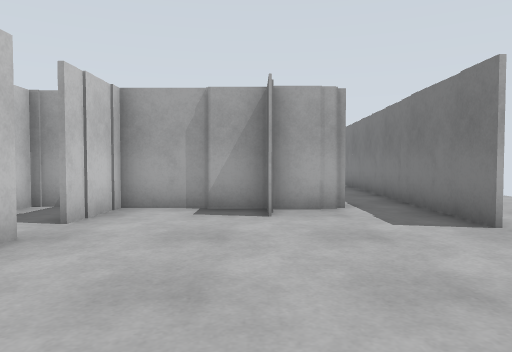
view 1 (above)

24 first-person views from a walk through a Gazebo world. The camera is 0.94 m above the floor, tilts 2° down and sees 70° across. The floor is counted in squares, 1 m on a side. Each view is taken from the middle of a square. On the plan, view 1 faces up. The plan holds only what a view shows up to about 13 squares ahead; the rest is blank. The place goes on beyond the plan.

view 2
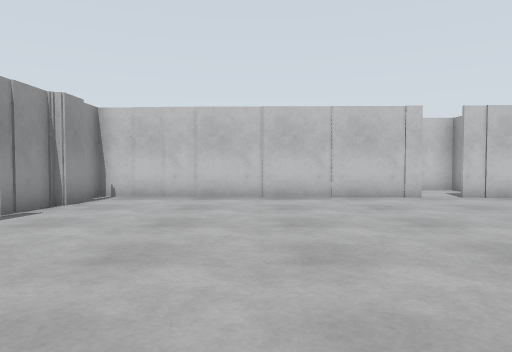

view 3
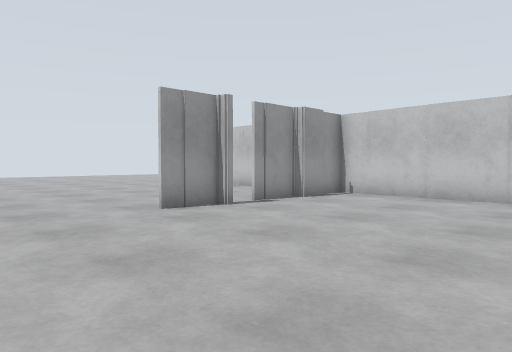

view 4
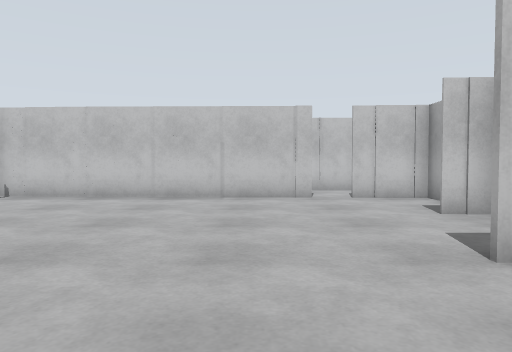

view 5
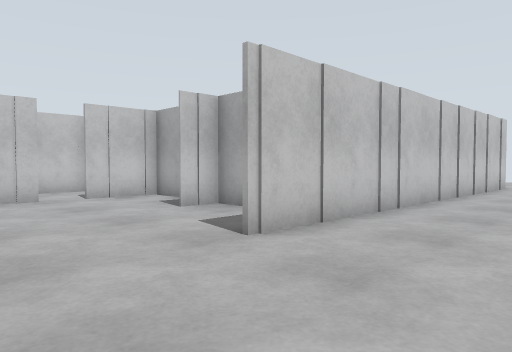

view 6
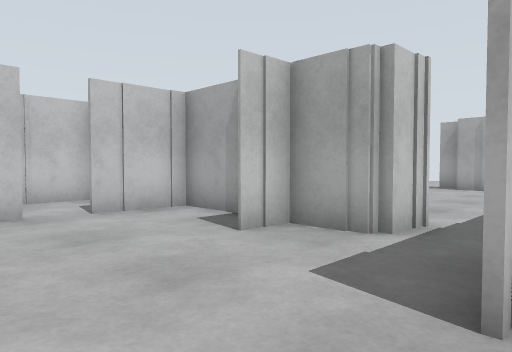

view 7
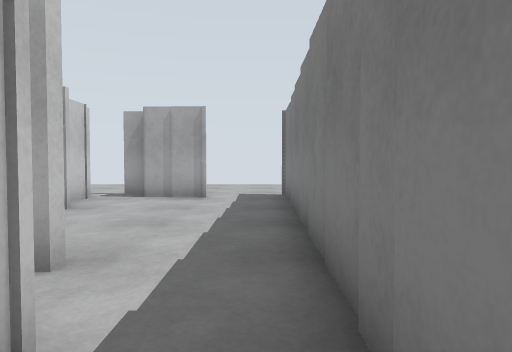

view 8
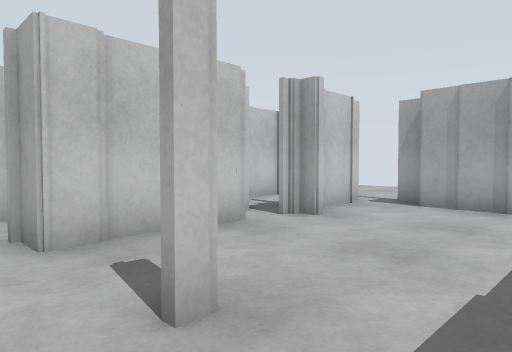

view 9
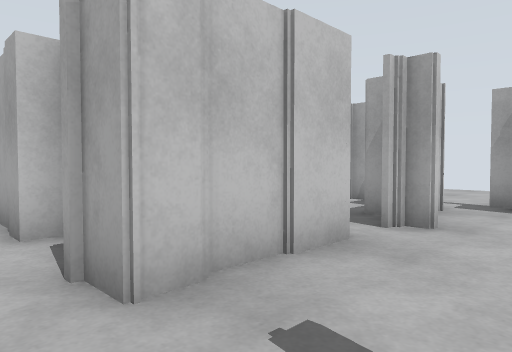

view 10
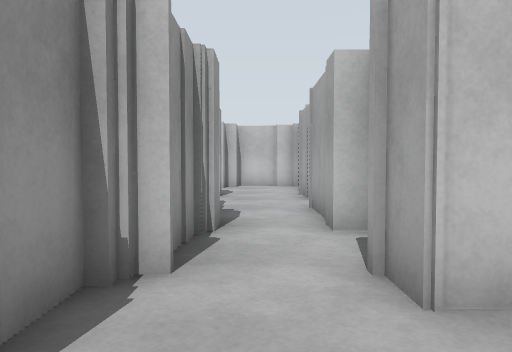

view 11
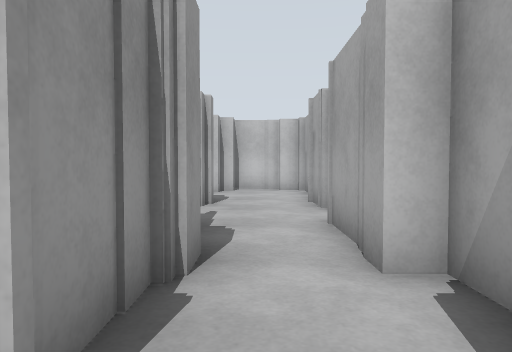

view 12
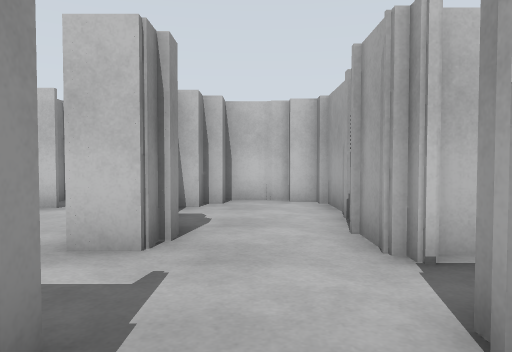

view 13
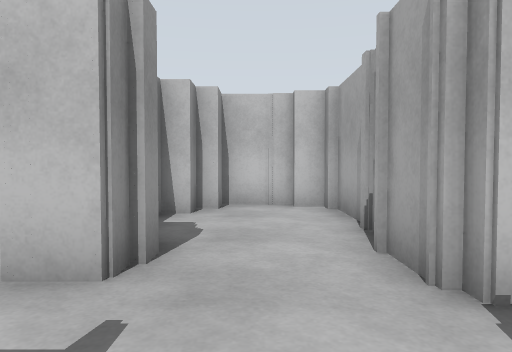

view 14
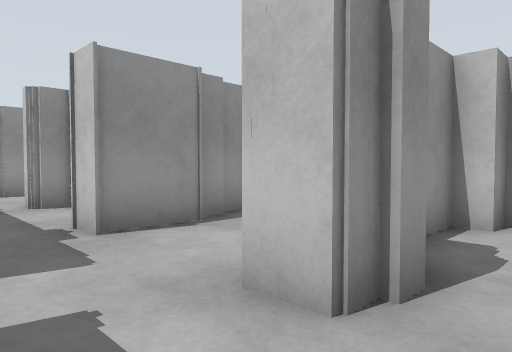

view 15
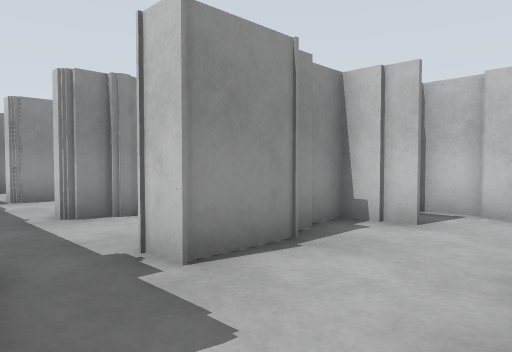

view 16
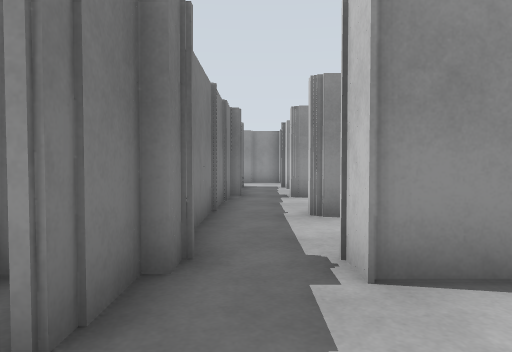

view 17
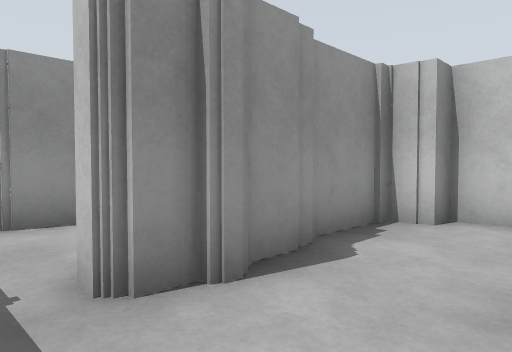

view 18
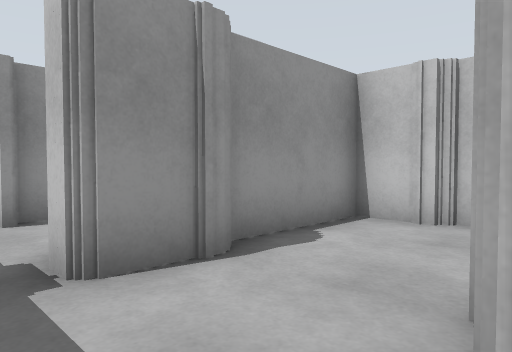

view 19
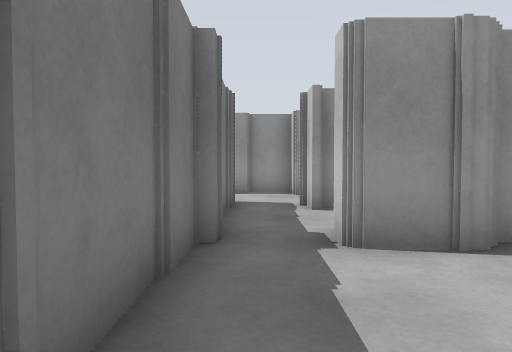

view 20
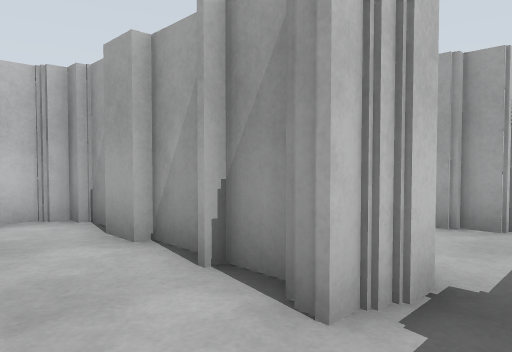

view 21
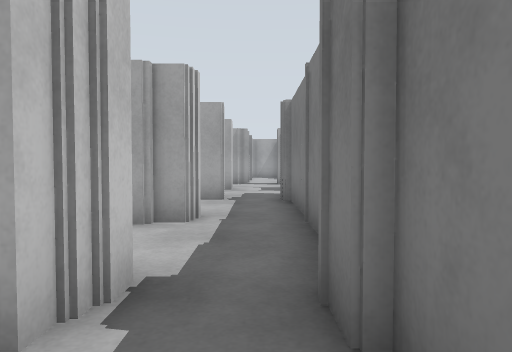

view 22
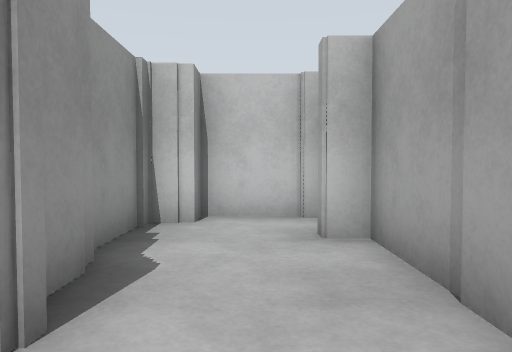

view 23
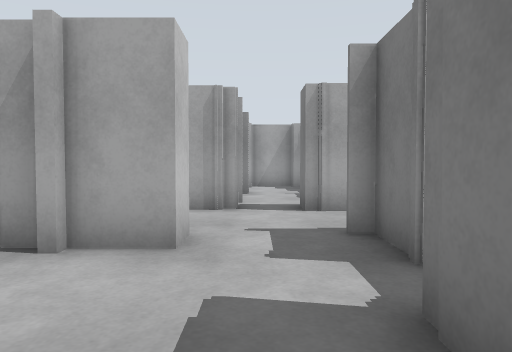

view 24
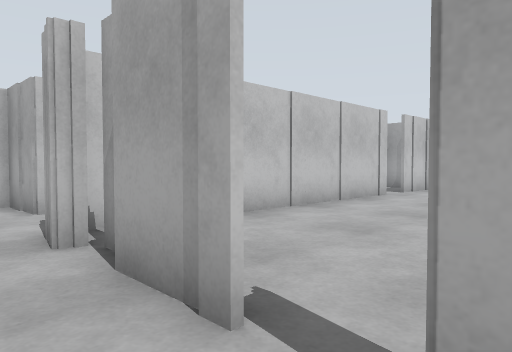

### Floor plan
Key: @ floor where view 1 was taken; # wall or solid block; x gap in a wall; . floor.
Columns run from 15 left of view 1 to 7 right of it. Each row starts with its distance up from view 1.
 23             ..
 22             ..
 21             ..
 20             ...  ...
 19             ...  ...
 18            # ..# ...
 17            ###.##..#
 16        ..  ###.....#
 15        ..    ##....#.
 14       #..   ###....#.
 13        ..    #.....#.
 12       #..    #.....#.
 11  ######.#  ###.....#.
 10  #......####.#..#..#..
  9  #.................#..
  8  ##..##..########..#..
  7  ######..##.#..#...#..
  6  #.......#..#......#..
  5  ##.....##.............
  4  ######.##  #..........
  3 ###.....#   #..........
  2 ##......#   #........ .
  1  #......#   #.........
  0  ######.#   #..@.......
 -1  #......#   #..........
 -2  #......#   #.........
 -3  #...##.#   #.........
 -4 #######.##. #x#.......
 -5 #.......#.....##.##...
 -6     ....#     .. .....

Where each view was taken, in squares from view 1:
view 1: 0 up, 0 right, facing up
view 2: 0 up, 7 right, facing left
view 3: 2 up, 7 right, facing down-left
view 4: 3 up, 7 right, facing left
view 5: 2 up, 7 right, facing up-left
view 6: 3 up, 4 right, facing up-left
view 7: 7 up, 3 right, facing up
view 8: 9 up, 3 right, facing up-left
view 9: 9 up, 1 right, facing up-left
view 10: 9 up, 1 right, facing left
view 11: 9 up, 1 left, facing left
view 12: 9 up, 5 left, facing left
view 13: 9 up, 6 left, facing left
view 14: 9 up, 7 left, facing down-left
view 15: 7 up, 7 left, facing down-left
view 16: 7 up, 8 left, facing down
view 17: 3 up, 8 left, facing down-left
view 18: 0 up, 8 left, facing down-left
view 19: 1 up, 8 left, facing down
view 20: 6 down, 8 left, facing up-left
view 21: 6 down, 8 left, facing up
view 22: 2 up, 8 left, facing left
view 23: 3 up, 8 left, facing up
view 24: 6 down, 2 right, facing up-left
